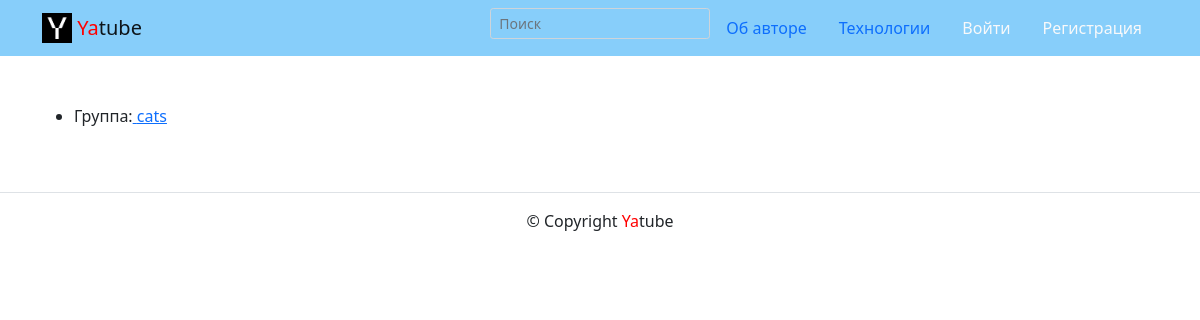
The page /groups/all on the database as committed earlier.
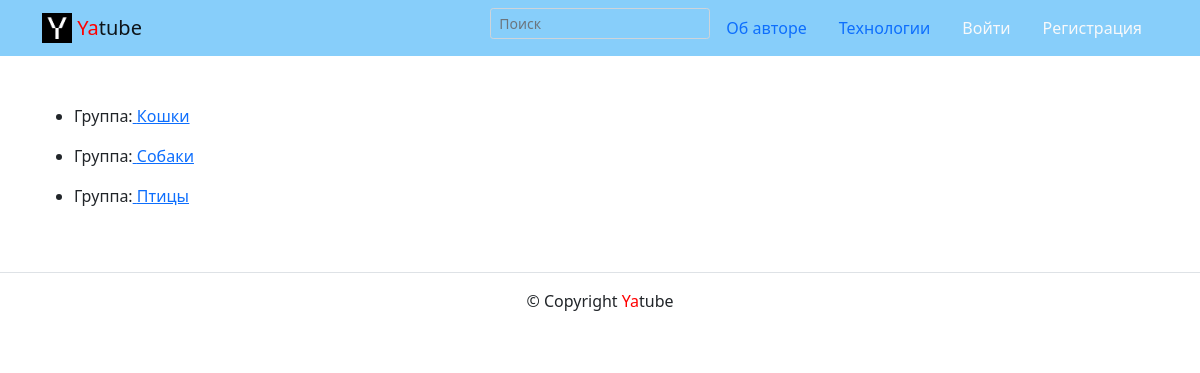
The same page on the database as committed later.
### posts/models.py (models this page shows, shortened)
class Group(models.Model):
    title = models.CharField(max_length=50)
    slug = models.CharField(max_length=25)
    desription = models.TextField()

### posts/views.py (the view)
# urls.py: path('groups/all', views.all_groups, name='all_groups'),
def all_groups(request):
    template = 'posts/all_groups.html'
    groups = Group.objects.all()
    context = {
        'groups': groups
    }
    return render(request, template, context)

### templates/posts/all_groups.html
{% extends "base.html" %}
{% block content %}
<div class="container py-5">
    <article>
        {% for gr in groups %}
        <ul>
            <li>
                Группа:<a href="{% url 'posts:group_list' gr.slug %}"> {{ gr.title }} </a>
            </li>
        </ul>
    </article>
    {% endfor %}
</div>
{% endblock %}

Rows that differ between the two databases and show on the page:
changed Group: title "cats" → "Кошки"
added Group: title "Собаки"
added Group: title "Птицы"
